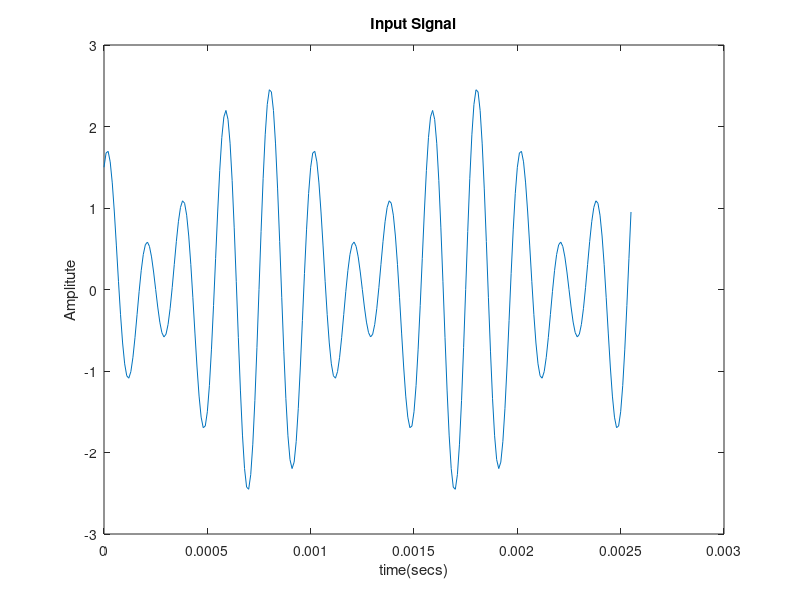
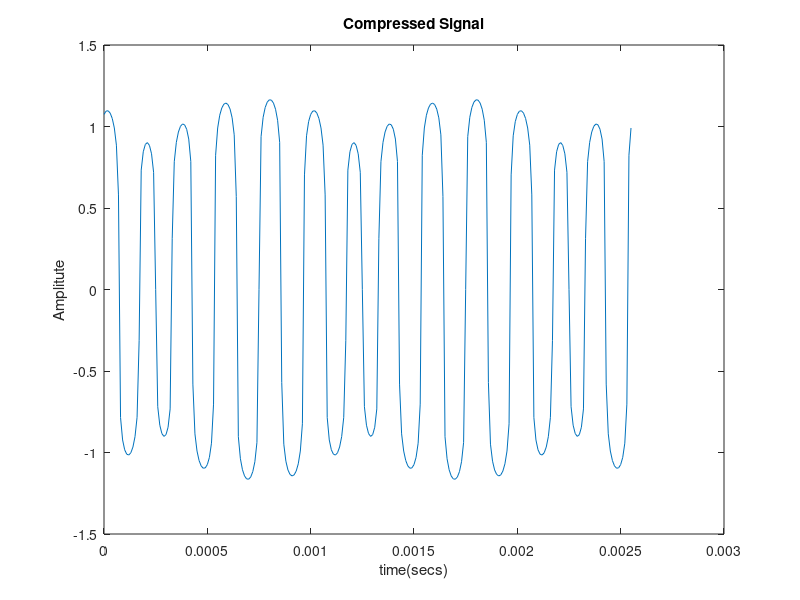
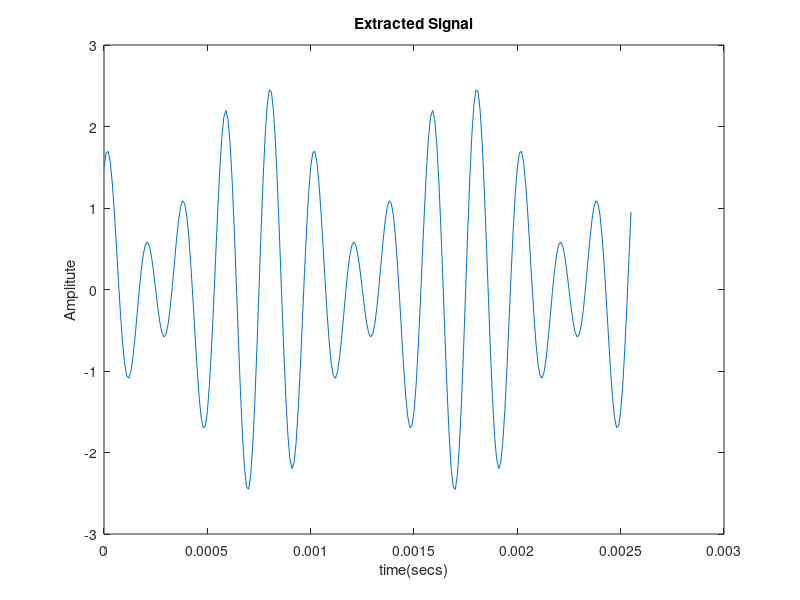
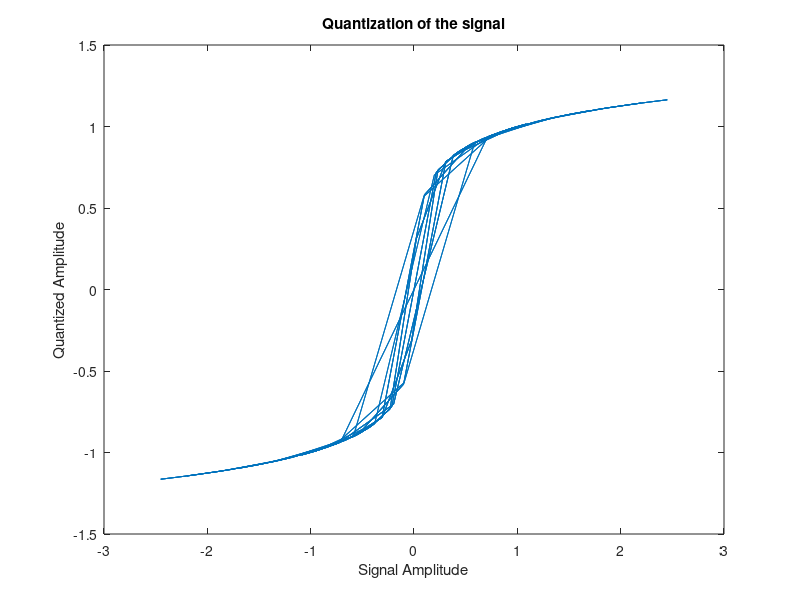

Here is the MATLAB script that generated these plots, in order:
clear all;
A=87.6;
Fs=100e3;
t=[0:1/Fs:255*1/Fs]; %63,127,255 for different number of samples
L=length(t);
x=1.5*cos(2*pi*t*5e3)+sin(2*pi*t*4e3);

%uniform quantization
V=max(abs(x));
bit_sig=1;
quant1 = (floor(x*(2^(bit_sig-1))/V))*(V/(2^(bit_sig-1)));

bit_sig=2;
quant2 = (floor(x*(2^(bit_sig-1))/V))*(V/(2^(bit_sig-1)));




for i=1:1:length(x)
    if abs(x(i))<1/A
        y(i)=sign(x(i))*A*abs(x(i))/(1+log(A));
    else 
        y(i)=sign(x(i))*(1+log(A*abs(x(i))))/(1+log(A));
    end
end
MSE=0;
for i=1:1:length(x)
    if abs(y(i))<1/(1+log(A))
        z(i)=sign(y(i))*abs(y(i))*(1+log(A))/A;
    else
        z(i)=sign(y(i))*exp(abs(y(i))*(1+log(A))-1)/A;
    end
    MSE=MSE+(z(i)-x(i))^2;
end

figure(1);
plot(t,x);
title('Input Signal');
xlabel('time(secs)');
ylabel('Amplitute');

figure(2);
plot(t,y);
title('Compressed Signal');
xlabel('time(secs)');
ylabel('Amplitute');

figure(3);
plot(t,z);
title('Extracted Signal');
xlabel('time(secs)');
ylabel('Amplitute');

figure(4);
plot(sign(x).*abs(x), y);
title('Quantization of the signal');
xlabel('Signal Amplitude');
ylabel('Quantized Amplitude');

figure(5);
plot(t, quant1);
title('Uniform 1 bit quantization of the signal');
xlabel('time(s)');
ylabel('Quantized Amplitute');

figure(6);
plot(t, quant2);
title('Uniform 2 bits quantization of the signal');
xlabel('time(s)');
ylabel('Quantized Amplitute');




disp(MSE);